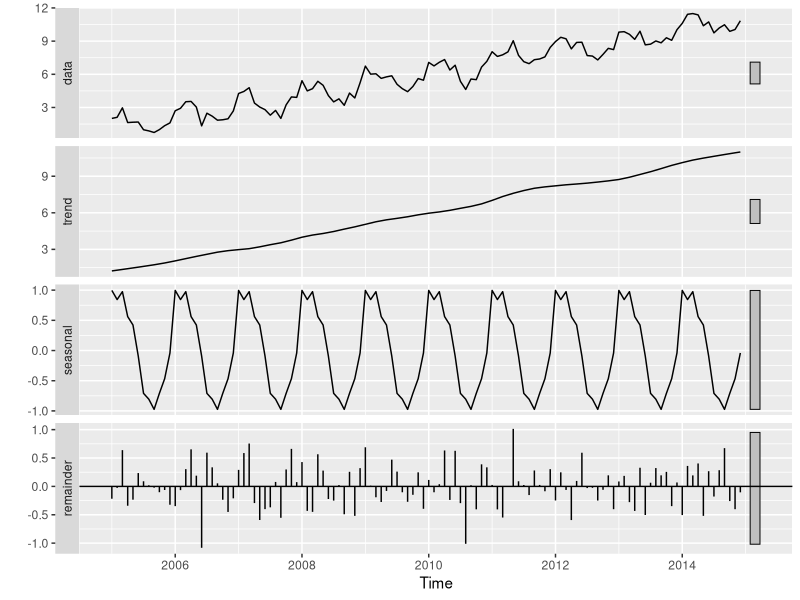
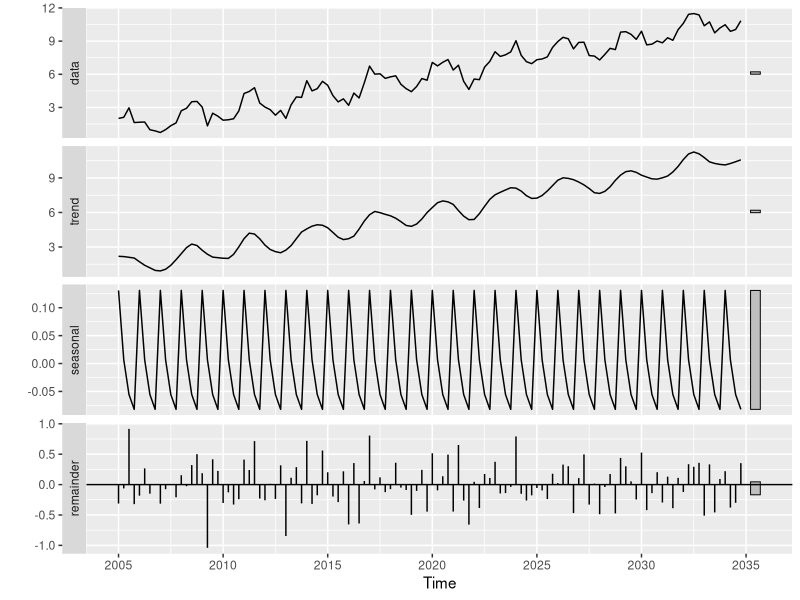
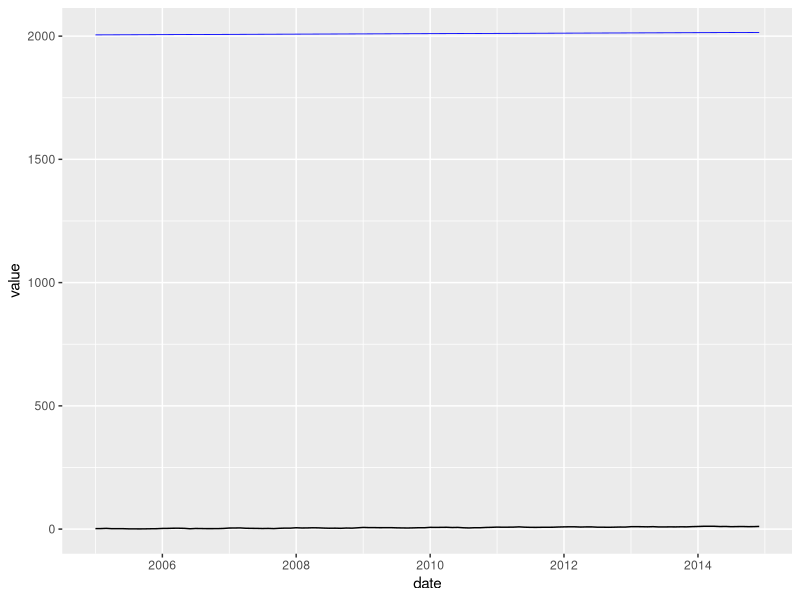

These charts were generated, in order, by the following R code:
## ---- chunk 1
library(tidyverse)
library(lubridate)
library(forecast)
library(broom)
knitr::opts_chunk$set(
  comment = "#>",
  collapse = TRUE,
  fig.width = 6,
  fig.asp = 0.618,
  out.width = "70%",
  fig.align = "center"
)
## ---- chunk 2
# for reproducibility ------------------------------------------------------
set.seed(20170214) 

# sample times -------------------------------------------------------------
start_date <- ymd(20050101)
end_date <- ymd(20141201)
date <- seq(from = start_date, to = end_date, by = "month")
         
# data components ----------------------------------------------------------
level <- 1
trend <- (row_number(date) - 1) / 12
seasonal <- sin(2 * pi * row_number(date) / 12) 
error <- rnorm(length(date), sd = 0.5)
value <- level + trend + seasonal + error

# timeseries as data frame -------------------------------------------------
ts_df <- data_frame(date, value)

# plot timeseries ----------------------------------------------------------
g_ts <- ggplot(ts_df, aes(date, value)) +
    geom_line()
## ---- chunk 3
class(ts_df)
## ---- chunk 4
ts(value[1:10])
## ---- chunk 5
ts(value[1:12], frequency = 4)
ts(value[1:36], frequency = 12)
## ---- chunk 6
ts(value, start = c(2010, 4), frequency = 12)
## ---- chunk 7
raw_ts <- ts(value, start = 2015, frequency = 12)
raw_ts
## ---- chunk 8
(ts_base <- ts(value, start = year(start_date), freq = 12))
## ---- chunk 9
fit <- stl(ts_base, s.window = "periodic")
autoplot(fit)
## ---- chunk 10
fit <- stl(ts(value, start = 2005, frequency = 4), s.window = "periodic")
autoplot(fit)
## ---- chunk 11
mod_ma <- ma(ts_base, order = 5)
## ---- chunk 12
ts_to_df <- function(ts, index) {
    vals <- ts %>% 
        tidy() %>%
        select_(setNames(1, "value")) %>% 
        mutate(value = as.numeric(value))
    cbind(index, vals) 
}

## ---- chunk 13
ma_df <- ts_to_df(mod_ma, date)
## ---- chunk 14
g_ts + geom_line(data = ma_df, aes(date, value), na.rm = TRUE, 
                 col = 'blue', size = 0.3)
